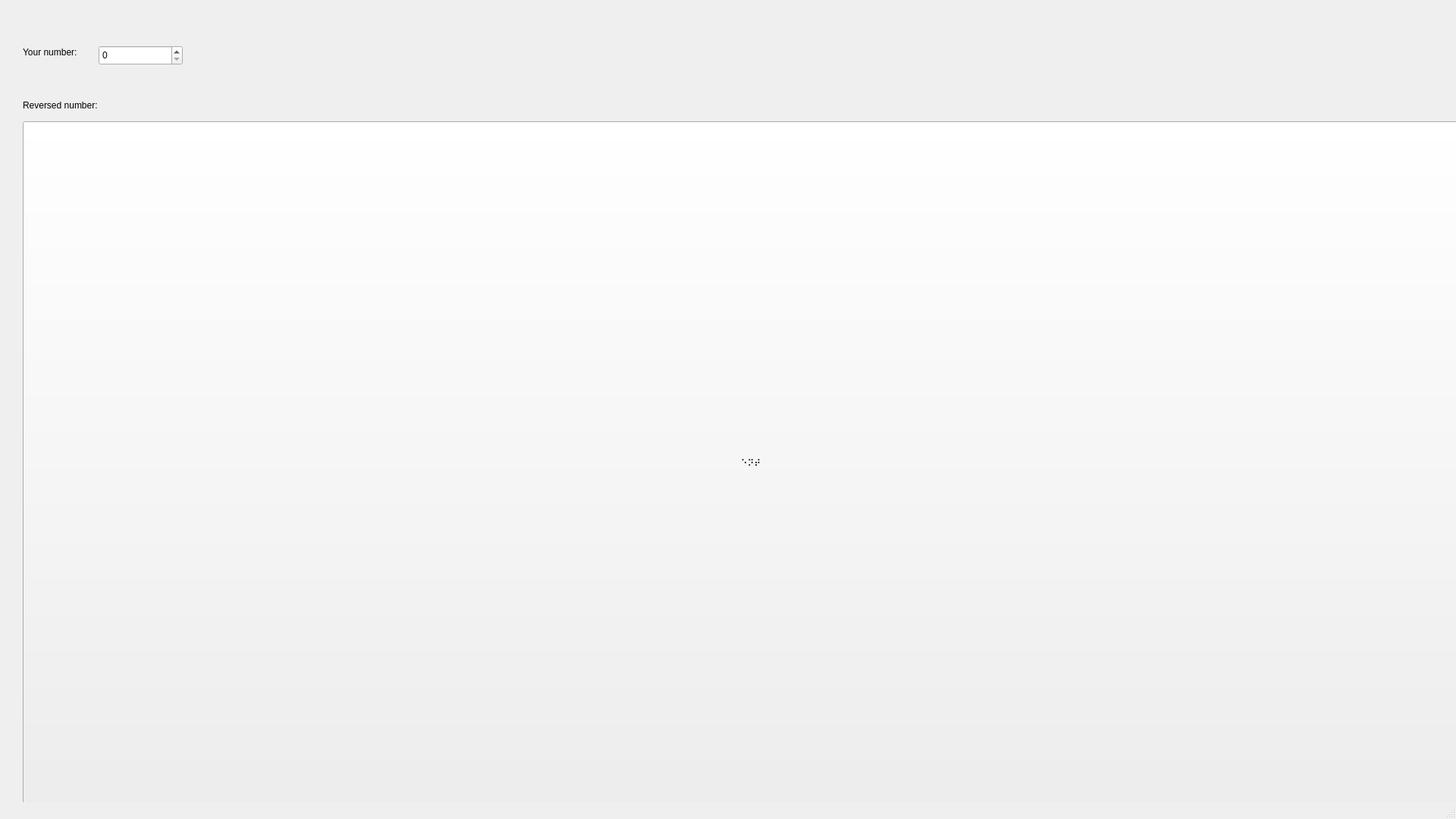
<?xml version="1.0" encoding="UTF-8"?>
<ui version="4.0">
 <class>MainWindow</class>
 <widget class="QMainWindow" name="MainWindow">
  <property name="geometry">
   <rect>
    <x>0</x>
    <y>0</y>
    <width>1920</width>
    <height>1080</height>
   </rect>
  </property>
  <property name="windowTitle">
   <string>MainWindow</string>
  </property>
  <widget class="QWidget" name="centralwidget">
   <widget class="QLabel" name="label">
    <property name="geometry">
     <rect>
      <x>30</x>
      <y>60</y>
      <width>101</width>
      <height>17</height>
     </rect>
    </property>
    <property name="text">
     <string>Your number:</string>
    </property>
   </widget>
   <widget class="QLabel" name="label_2">
    <property name="geometry">
     <rect>
      <x>30</x>
      <y>130</y>
      <width>131</width>
      <height>17</height>
     </rect>
    </property>
    <property name="text">
     <string>Reversed number:</string>
    </property>
   </widget>
   <widget class="QLabel" name="labelReversedNumber">
    <property name="geometry">
     <rect>
      <x>190</x>
      <y>130</y>
      <width>111</width>
      <height>17</height>
     </rect>
    </property>
    <property name="text">
     <string/>
    </property>
   </widget>
   <widget class="QPushButton" name="pushButton">
    <property name="geometry">
     <rect>
      <x>30</x>
      <y>160</y>
      <width>1920</width>
      <height>900</height>
     </rect>
    </property>
    <property name="styleSheet">
     <string notr="true">font: 72pt &quot;Ubuntu&quot;;</string>
    </property>
    <property name="text">
     <string>⠑⠝⠞</string>
    </property>
   </widget>
   <widget class="QSpinBox" name="spinBox">
    <property name="geometry">
     <rect>
      <x>130</x>
      <y>60</y>
      <width>111</width>
      <height>26</height>
     </rect>
    </property>
    <property name="maximum">
     <number>999999999</number>
    </property>
   </widget>
  </widget>
  <widget class="QMenuBar" name="menubar">
   <property name="geometry">
    <rect>
     <x>0</x>
     <y>0</y>
     <width>1920</width>
     <height>22</height>
    </rect>
   </property>
  </widget>
  <widget class="QStatusBar" name="statusbar"/>
 </widget>
 <resources/>
 <connections/>
</ui>
